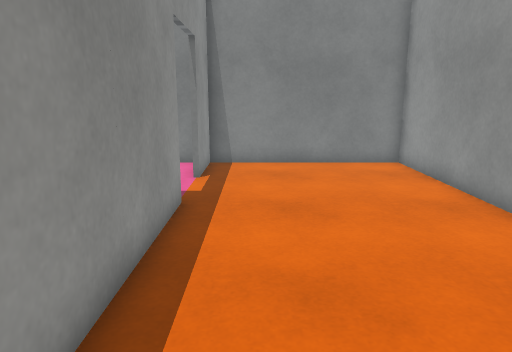
View 1 (above)

13 first-person views from a walk through a Unity game level. The camera is 1.3 m above the floor, tilts 12° down and sees 70° across. The floor is counted in squares, 0.5 m on a side. Each view is taken from the middle of a square. On the plan, view 1 faces up. The plan holds only what a view shows up to about 20 squares ahead; the rest is blank. The player character is not drawn. Surface patterns are stand-ins for the level's own textures.

View 2
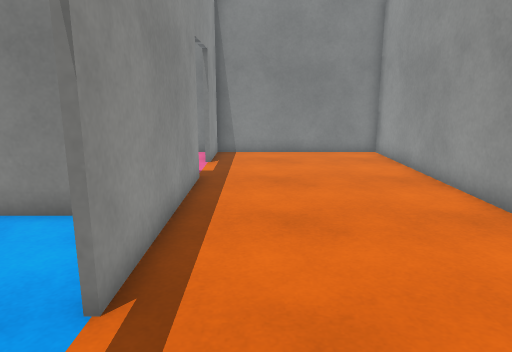

View 3
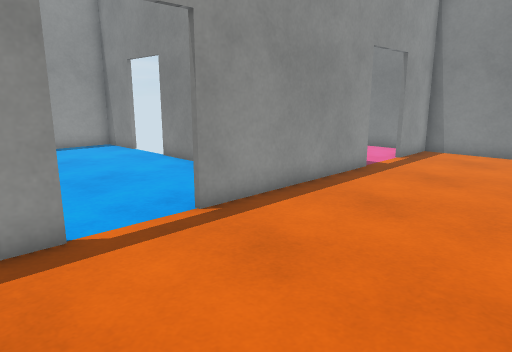

View 4
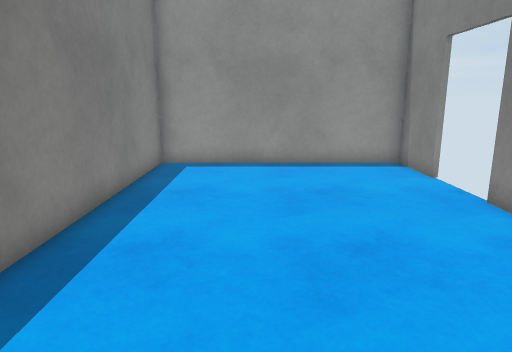

View 5
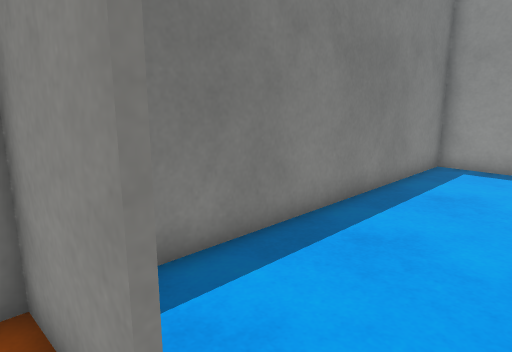

View 6
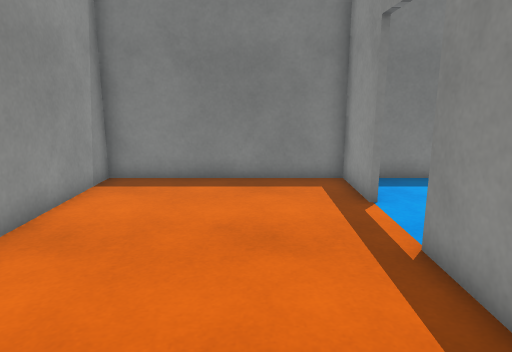

View 7
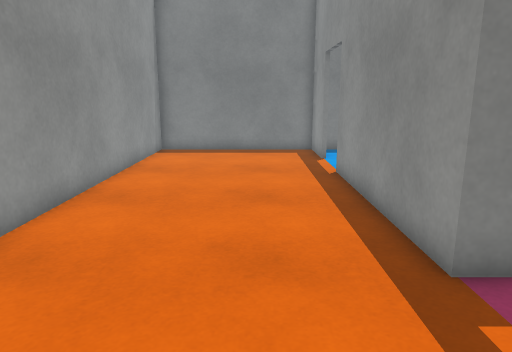

View 8
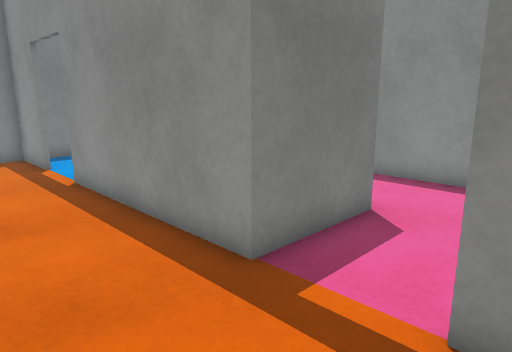

View 9
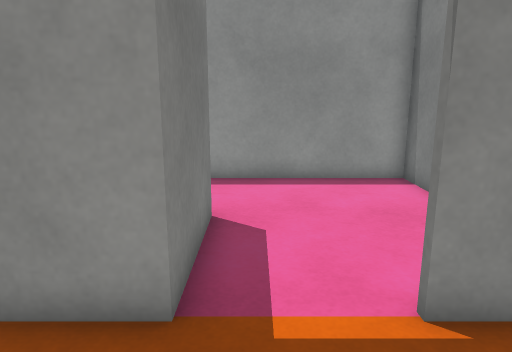

View 10
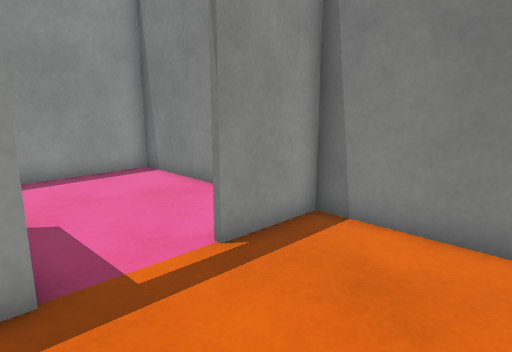

View 11
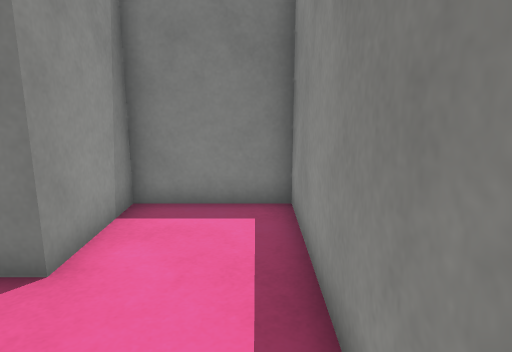

View 12
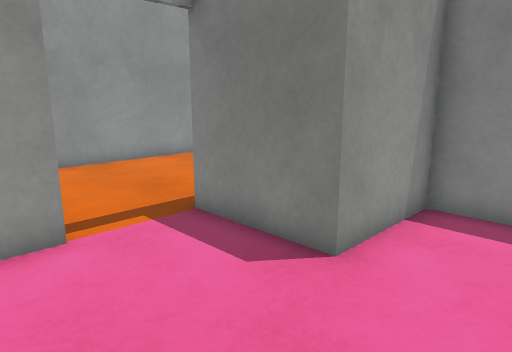

View 13
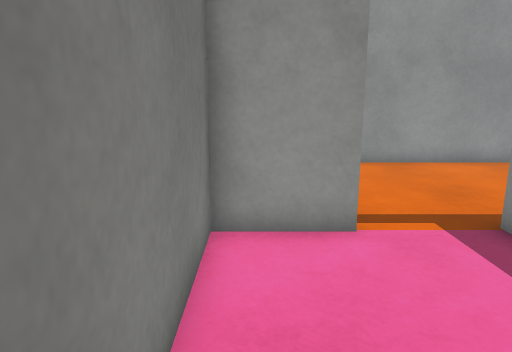

### Floor plan
Key: @ floor where view 1 was taken; # wall or solid block; x gap in a wall; . floor; O other object.
Columns run from 16 left of view 1 to 6 right of it. Each row starts with its distance up from view 1.
 15       #################
 14       #.......#.......#
 13       #.......#.......#
 12       #.......#.......#
 11       #...............#
 10       #...............#
  9       #...OOOOO.......#
  8       #...O   O.......#
  7       #...O   O.......#
  6       #...O   O.......#
  5 ###x  #########.......#
  4 #............ #.......#
  3 #.............#.......#
  2 #.............#.......#
  1 #.............#.......#
  0 #...............@.....#
 -1 #.....................#
 -2 #.....................#
 -3 #.............#.......#
 -4 #.............#.......#
 -5 #######################

Positions as (right, up) in squares from view 1, and headings:
1: (0, 0), facing up
2: (0, -3), facing up
3: (5, -4), facing up-left
4: (-1, -1), facing left
5: (-1, 0), facing down-left
6: (1, 7), facing down
7: (1, 14), facing down
8: (2, 13), facing down-left
9: (2, 10), facing left
10: (3, 8), facing up-left
11: (-9, 14), facing down
12: (-9, 14), facing down-right
13: (-9, 14), facing right
